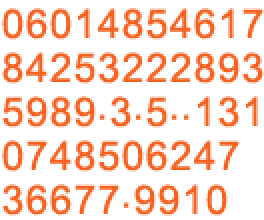
#> input picture training_test/1.png, 132 x 110 px (shown 2 times larger); its folder holds 4 pictures in this run
$ python gen_tif.py
#> lines starting #> are read from the running program, lines starting #| are printed output that depends on the picture
from PIL import Image
from PIL import ImageFilter
import os

def preprocess_image(region):
    for y in xrange(0, region.size[1]):
        for x in xrange(0, region.size[0]):
            (r, g, b, a)=region.getpixel((x,y))
            if a < 192:
                region.putpixel((x,y),(255, 255, 255, 255))
            else:
                region.putpixel((x,y),(0, 0, 0, 255))
    region = region.resize((region.size[0]*5, region.size[1]*5))
    region = region.filter(ImageFilter.SHARPEN)
    return region

for i in range(1,10):
    file_name = str(i)+'.png'
    img = Image.open(file_name)
#> img is the input picture: PIL image 132x110 RGBA; mean R, G, B, A 240.8, 191.1, 169.6, 56.7
    new_region = preprocess_image(img)
#> after the loop in preprocess_image, `for y in xrange(0, region.size[1]):`:
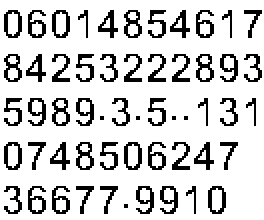
#> region: PIL image 132x110 RGBA (shown 2 times larger); mean R, G, B, A 208.5, 208.5, 208.5, 255
#> in preprocess_image, `region = region.resize((region.size[0]*5, region.size[1]*5))`:
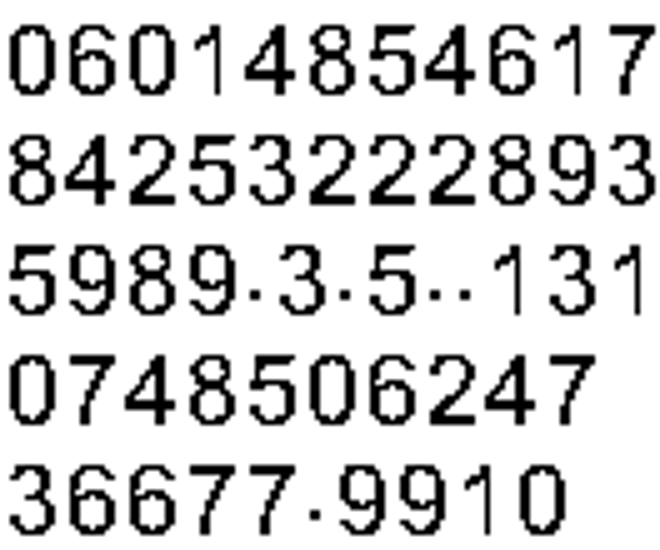
#> region: PIL image 660x550 RGBA; mean R, G, B, A 208.1, 208.1, 208.1, 255
    tif_name = str(i)+'.tif'
    new_region.save(tif_name, 'TIFF')
    os.popen('tesseract  '+tif_name+' '+str(i)+' digits')
#> pass 2 of the loop `for i in range(1,10):`:
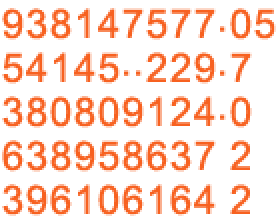
#> input picture training_test/2.png, 138 x 110 px (shown 2 times larger)
#> img is the input picture: PIL image 138x110 RGBA; mean R, G, B, A 230.3, 182.8, 162.2, 54.3
#> after the loop in preprocess_image (call 2), `for y in xrange(0, region.size[1]):`:
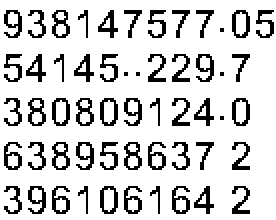
#> region: PIL image 138x110 RGBA (shown 2 times larger); mean R, G, B, A 210.6, 210.6, 210.6, 255
#> in preprocess_image (call 2), `region = region.resize((region.size[0]*5, region.size[1]*5))`:
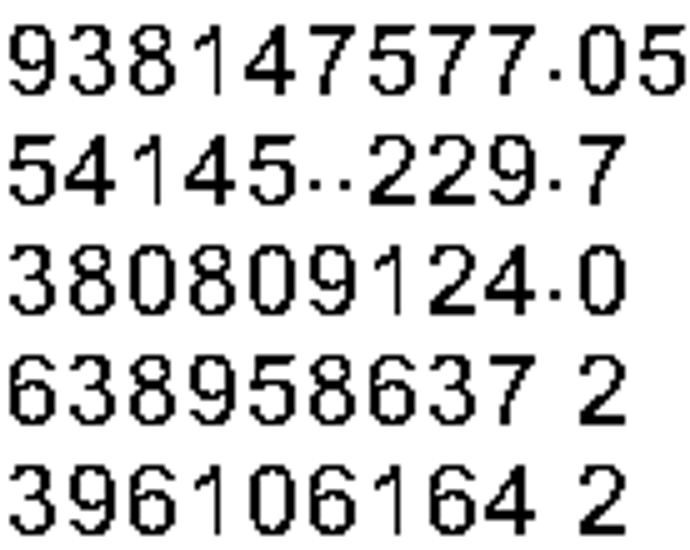
#> region: PIL image 690x550 RGBA; mean R, G, B, A 210.1, 210.1, 210.1, 255
#> pass 3 of the loop `for i in range(1,10):`:
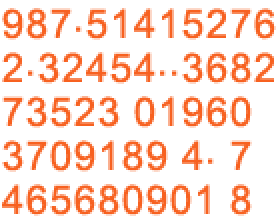
#> input picture training_test/3.png, 138 x 110 px (shown 2 times larger)
#> img is the input picture: PIL image 138x110 RGBA; mean R, G, B, A 230.3, 182.8, 162.2, 54.3
#> after the loop in preprocess_image (call 3), `for y in xrange(0, region.size[1]):`:
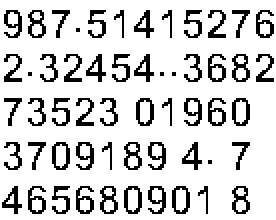
#> region: PIL image 138x110 RGBA (shown 2 times larger); mean R, G, B, A 210.6, 210.6, 210.6, 255
#> in preprocess_image (call 3), `region = region.resize((region.size[0]*5, region.size[1]*5))`:
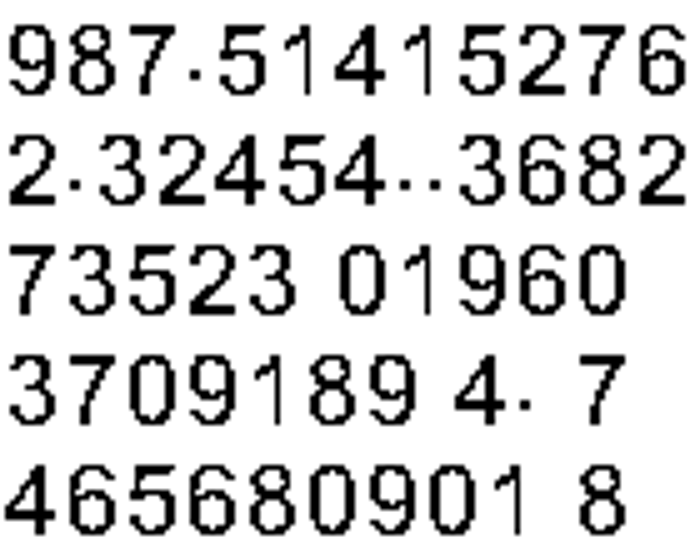
#> region: PIL image 690x550 RGBA; mean R, G, B, A 210.1, 210.1, 210.1, 255
#> (the run stopped early here; a loop or call above may not have finished)
